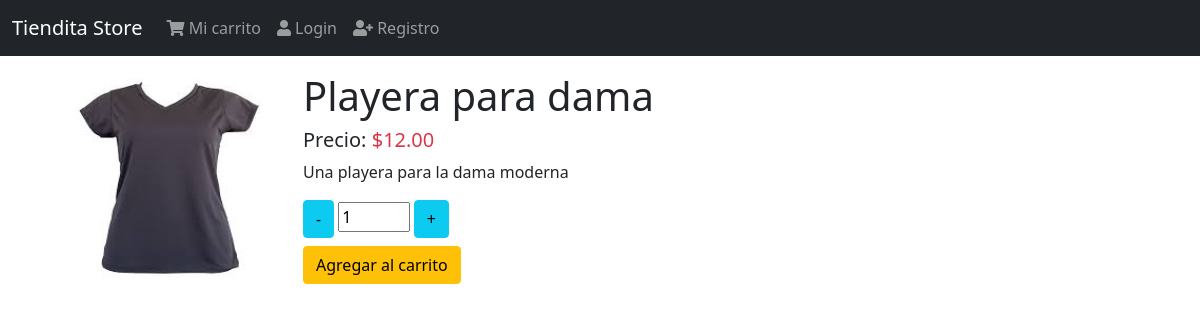
/productos/playera-para-dama, run on the app's committed database.
### products/models.py (models this page shows, shortened)
class Product(models.Model):
    title = models.CharField(max_length=50)
    description = models.TextField()
    price = models.DecimalField(max_digits=8, decimal_places=2, default=0.0)
    slug = models.SlugField(null=False, blank=False, unique=True)
    image = models.ImageField(upload_to='products/', null=False, blank=False)
    created_at = models.DateTimeField(auto_now_add=True)

### products/views.py (the view)
# urls.py: path('<slug:slug>', views.ProductDetailView.as_view(), name='product'),
class ProductDetailView(DetailView):
    model = Product
    template_name = 'products/product.html'
    def get_context_data(self, **kwargs):
        context = super().get_context_data(**kwargs)
        return context

### products/templates/products/product.html
{% extends 'base.html' %}
{% block content %}
<div class="col-3 row align-items-center">
    {% if product.image %}
        <img src="{{product.image.url}}" alt="Imagen producto" width="200" height="200">
    {% endif %}
</div>
<div class="col">
    <div class="h1">{{product.title}}</div>
    <div class="h5 font-weight-bold">
        Precio: <span class="text-danger">${{product.price}}</span>
    </div>
    <div class="">
        <p>{{product.description}}</p>
    </div>
    <div class="">
        {% include 'carts/snippets/add.html' %}
    </div>
</div>
{% endblock %}

### data on the page
Product: image (picture), title "Playera para dama", price "12.00", description "Una playera para la dama moderna"
